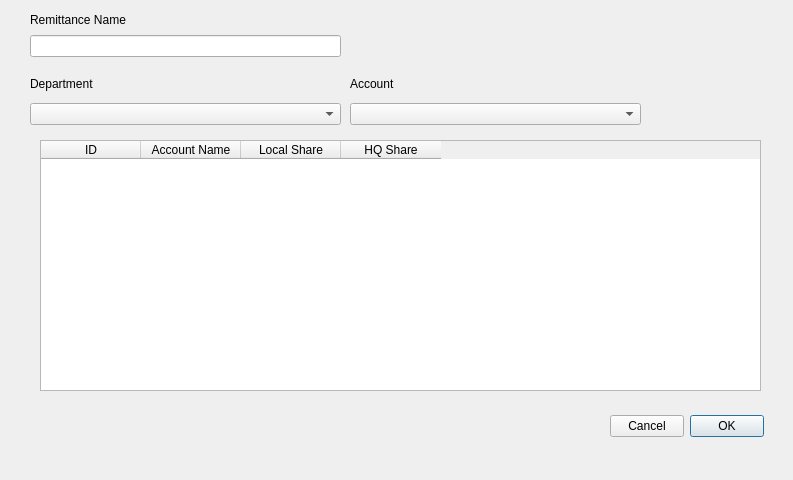
<?xml version="1.0" encoding="UTF-8"?>
<ui version="4.0">
 <class>CremittancePercentSetup</class>
 <widget class="QDialog" name="CremittancePercentSetup">
  <property name="geometry">
   <rect>
    <x>0</x>
    <y>0</y>
    <width>793</width>
    <height>480</height>
   </rect>
  </property>
  <property name="windowTitle">
   <string>Dialog</string>
  </property>
  <widget class="QTableWidget" name="m_percentTable">
   <property name="geometry">
    <rect>
     <x>40</x>
     <y>140</y>
     <width>721</width>
     <height>251</height>
    </rect>
   </property>
   <column>
    <property name="text">
     <string>ID</string>
    </property>
   </column>
   <column>
    <property name="text">
     <string>Account Name</string>
    </property>
   </column>
   <column>
    <property name="text">
     <string>Local Share</string>
    </property>
   </column>
   <column>
    <property name="text">
     <string>HQ Share</string>
    </property>
   </column>
  </widget>
  <widget class="QWidget" name="layoutWidget">
   <property name="geometry">
    <rect>
     <x>30</x>
     <y>70</y>
     <width>311</width>
     <height>55</height>
    </rect>
   </property>
   <layout class="QVBoxLayout" name="verticalLayout">
    <item>
     <widget class="QLabel" name="m_deptLbl">
      <property name="text">
       <string>Department</string>
      </property>
     </widget>
    </item>
    <item>
     <widget class="QComboBox" name="m_deptComboBox"/>
    </item>
   </layout>
  </widget>
  <widget class="QWidget" name="layoutWidget">
   <property name="geometry">
    <rect>
     <x>350</x>
     <y>70</y>
     <width>291</width>
     <height>55</height>
    </rect>
   </property>
   <layout class="QVBoxLayout" name="verticalLayout_2">
    <item>
     <widget class="QLabel" name="m_accountLbl">
      <property name="text">
       <string>Account</string>
      </property>
     </widget>
    </item>
    <item>
     <widget class="QComboBox" name="m_accountComboBox"/>
    </item>
   </layout>
  </widget>
  <widget class="QWidget" name="layoutWidget">
   <property name="geometry">
    <rect>
     <x>610</x>
     <y>410</y>
     <width>154</width>
     <height>32</height>
    </rect>
   </property>
   <layout class="QGridLayout" name="gridLayout">
    <item row="0" column="0">
     <widget class="QPushButton" name="m_cancelBtn">
      <property name="text">
       <string>Cancel</string>
      </property>
      <property name="autoDefault">
       <bool>false</bool>
      </property>
     </widget>
    </item>
    <item row="0" column="1">
     <widget class="QPushButton" name="m_okBtn">
      <property name="text">
       <string>OK</string>
      </property>
     </widget>
    </item>
   </layout>
  </widget>
  <widget class="QWidget" name="">
   <property name="geometry">
    <rect>
     <x>30</x>
     <y>10</y>
     <width>311</width>
     <height>47</height>
    </rect>
   </property>
   <layout class="QVBoxLayout" name="verticalLayout_3">
    <item>
     <widget class="QLabel" name="m_remitNameLbl">
      <property name="text">
       <string>Remittance Name</string>
      </property>
     </widget>
    </item>
    <item>
     <widget class="QLineEdit" name="m_remitName"/>
    </item>
   </layout>
  </widget>
 </widget>
 <resources/>
 <connections/>
</ui>
